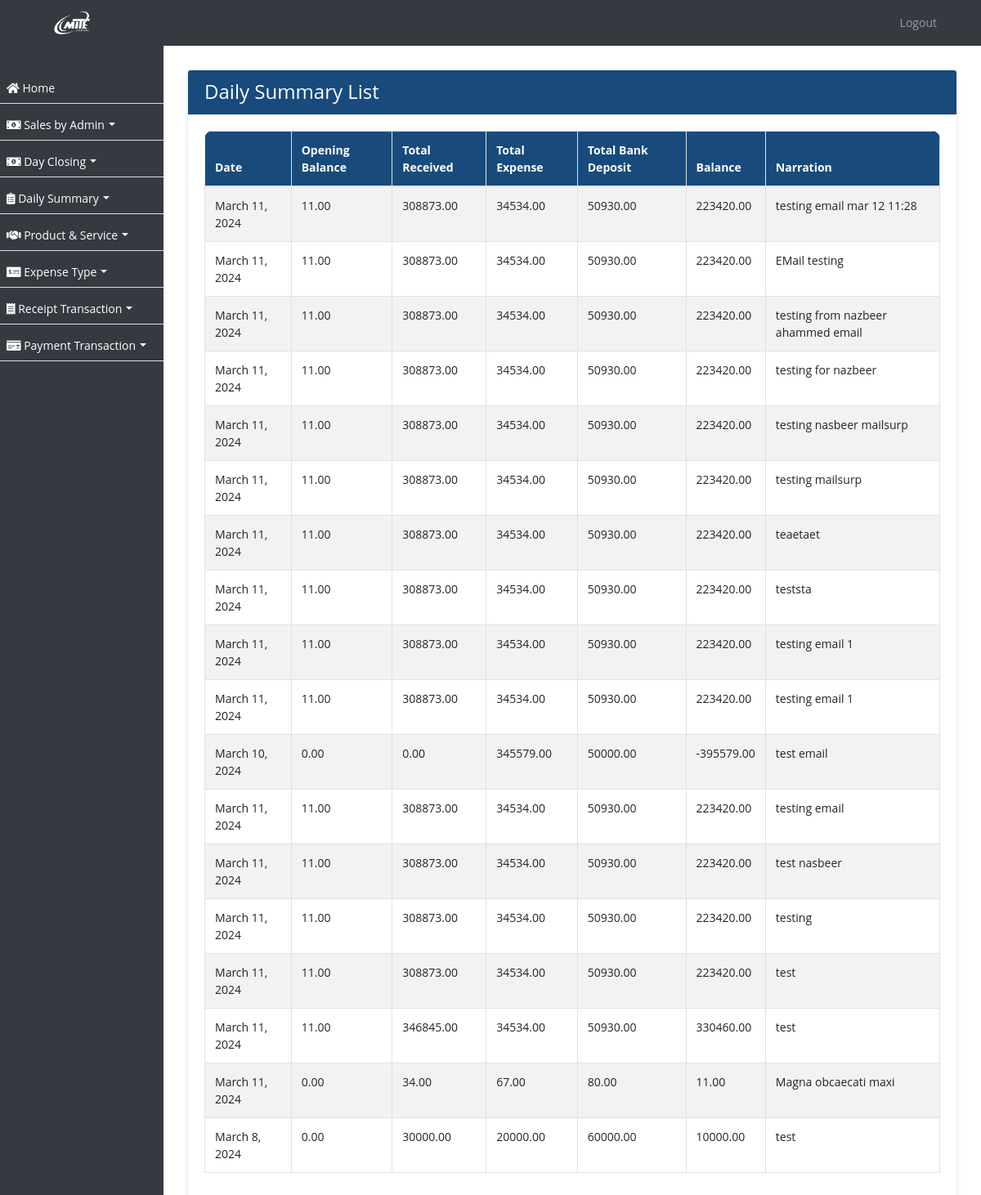
/daily-summary/, run on the app's committed database.
### ezshopapp/models.py (models this page shows, shortened)
class DailySummary(models.Model):
    date = models.DateField()
    opening_balance = models.DecimalField(max_digits=10, decimal_places=2, null=True, blank=True)
    total_received_amount = models.DecimalField(max_digits=10, decimal_places=2)
    total_expense_amount = models.DecimalField(max_digits=10, decimal_places=2)
    total_bank_deposit = models.DecimalField(max_digits=10, decimal_places=2)
    balance = models.DecimalField(max_digits=10, decimal_places=2)
    narration = models.TextField()
    created_on = models.DateTimeField(auto_now_add=True, null=True)

### ezshopapp/views.py (the view)
# urls.py: path('daily-summary/', DailySummaryListView.as_view(), name='daily_summary_list'),
class DailySummaryListView(ListView):
    model = DailySummary
    template_name = 'daily_summary_list.html'
    def get_queryset(self):
        return DailySummary.objects.order_by('-created_on')

### ezshopapp/templates/daily_summary_list.html (shortened to what this page needs)
{% extends 'base.html' %}
{% block content %}
<div class="container">
  <div class="card">
    <div class="card-header">
      <h4 class="mb-0 text-white">Daily Summary List</h4>
    </div>
    <div class="card-body">
      <div class="table-responsive">
      <table class="table table-bordered table-striped nowrap " id="dailysummary">
        <thead>
          <tr>
            <th scope="col">Date</th>
            <th scope="col">Opening Balance</th>
            <th scope="col">Total Received</th>
            <th scope="col">Total Expense</th>
            <th scope="col">Total Bank Deposit</th>
            <th scope="col">Balance</th>
            <th scope="col">Narration</th>
          </tr>
        </thead>
        <tbody>
          {% for summary in object_list %}
            <tr>
              <td>{{ summary.date }}</td>
              <td>{{ summary.opening_balance }}</td>
              <td>{{ summary.total_received_amount }}</td>
              <td>{{ summary.total_expense_amount }}</td>
              <td>{{ summary.total_bank_deposit }}</td>
              <td>{{ summary.balance }}</td>
              <td>{{ summary.narration }}</td>
            </tr>
          {% endfor %}
        </tbody>
      </table>
    </div>
    </div>
  </div>
</div>
{% endblock %}

### ezshopapp/templates/base.html (style rules this page uses)
body, p, h1, h2, h3, h4, h5, h6, a, li, label, input, div, span, small { font-family: "Open Sans", sans-serif !important; }
body, p, a, li, li>a { font-size:14px !important; }
body { padding-top: 56px; background-color: #ffffff !important; }
table thead { border-radius: 5px !important; }
table thead th { vertical-align: bottom; border-bottom: 2px solid #dee2e6; background-color: #184b7c !important; color: #fff !important; }
tbody { border-bottom: 0px !important; }
table { border:1px !important; }
div>.table-responsive, table, table>thead { border-radius: 10px !important; }
.card { border:0px !important; margin-top:15px; margin-bottom:15px; box-shadow: 0px 2px 6px -1px #ccc; }
.card-header { background-color: #184b7c !important; color:#fff !important; }

### data on the page
DailySummary: date "March 11, 2024", opening_balance "11.00", total_received_amount "308873.00", total_expense_amount "34534.00", total_bank_deposit "50930.00", balance "223420.00", narration "testing email mar 12 11:28"
DailySummary: date "March 11, 2024", opening_balance "11.00", total_received_amount "308873.00", total_expense_amount "34534.00", total_bank_deposit "50930.00", balance "223420.00", narration "EMail testing"
DailySummary: date "March 11, 2024", opening_balance "11.00", total_received_amount "308873.00", total_expense_amount "34534.00", total_bank_deposit "50930.00", balance "223420.00", narration "testing from nazbeer ahammed email"
DailySummary: date "March 11, 2024", opening_balance "11.00", total_received_amount "308873.00", total_expense_amount "34534.00", total_bank_deposit "50930.00", balance "223420.00", narration "testing for nazbeer"
DailySummary: date "March 11, 2024", opening_balance "11.00", total_received_amount "308873.00", total_expense_amount "34534.00", total_bank_deposit "50930.00", balance "223420.00", narration "testing nasbeer mailsurp"
DailySummary: date "March 11, 2024", opening_balance "11.00", total_received_amount "308873.00", total_expense_amount "34534.00", total_bank_deposit "50930.00", balance "223420.00", narration "testing mailsurp"
DailySummary: date "March 11, 2024", opening_balance "11.00", total_received_amount "308873.00", total_expense_amount "34534.00", total_bank_deposit "50930.00", balance "223420.00", narration "teaetaet"
DailySummary: date "March 11, 2024", opening_balance "11.00", total_received_amount "308873.00", total_expense_amount "34534.00", total_bank_deposit "50930.00", balance "223420.00", narration "teststa"
DailySummary: date "March 11, 2024", opening_balance "11.00", total_received_amount "308873.00", total_expense_amount "34534.00", total_bank_deposit "50930.00", balance "223420.00", narration "testing email 1"
DailySummary: date "March 11, 2024", opening_balance "11.00", total_received_amount "308873.00", total_expense_amount "34534.00", total_bank_deposit "50930.00", balance "223420.00", narration "testing email 1"
DailySummary: date "March 10, 2024", opening_balance "0.00", total_received_amount "0.00", total_expense_amount "345579.00", total_bank_deposit "50000.00", balance "-395579.00", narration "test email"
DailySummary: date "March 11, 2024", opening_balance "11.00", total_received_amount "308873.00", total_expense_amount "34534.00", total_bank_deposit "50930.00", balance "223420.00", narration "testing email"
DailySummary: date "March 11, 2024", opening_balance "11.00", total_received_amount "308873.00", total_expense_amount "34534.00", total_bank_deposit "50930.00", balance "223420.00", narration "test nasbeer"
DailySummary: date "March 11, 2024", opening_balance "11.00", total_received_amount "308873.00", total_expense_amount "34534.00", total_bank_deposit "50930.00", balance "223420.00", narration "testing"
DailySummary: date "March 11, 2024", opening_balance "11.00", total_received_amount "308873.00", total_expense_amount "34534.00", total_bank_deposit "50930.00", balance "223420.00", narration "test"
DailySummary: date "March 11, 2024", opening_balance "11.00", total_received_amount "346845.00", total_expense_amount "34534.00", total_bank_deposit "50930.00", balance "330460.00", narration "test"
DailySummary: date "March 11, 2024", opening_balance "0.00", total_received_amount "34.00", total_expense_amount "67.00", total_bank_deposit "80.00", balance "11.00", narration "Magna obcaecati maxi"
DailySummary: date "March 8, 2024", opening_balance "0.00", total_received_amount "30000.00", total_expense_amount "20000.00", total_bank_deposit "60000.00", balance "10000.00", narration "test"
